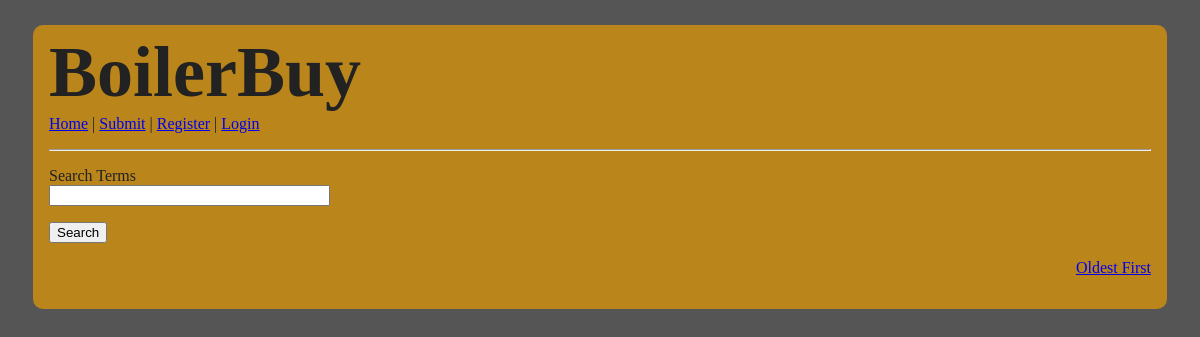
The app's page /index, older data.
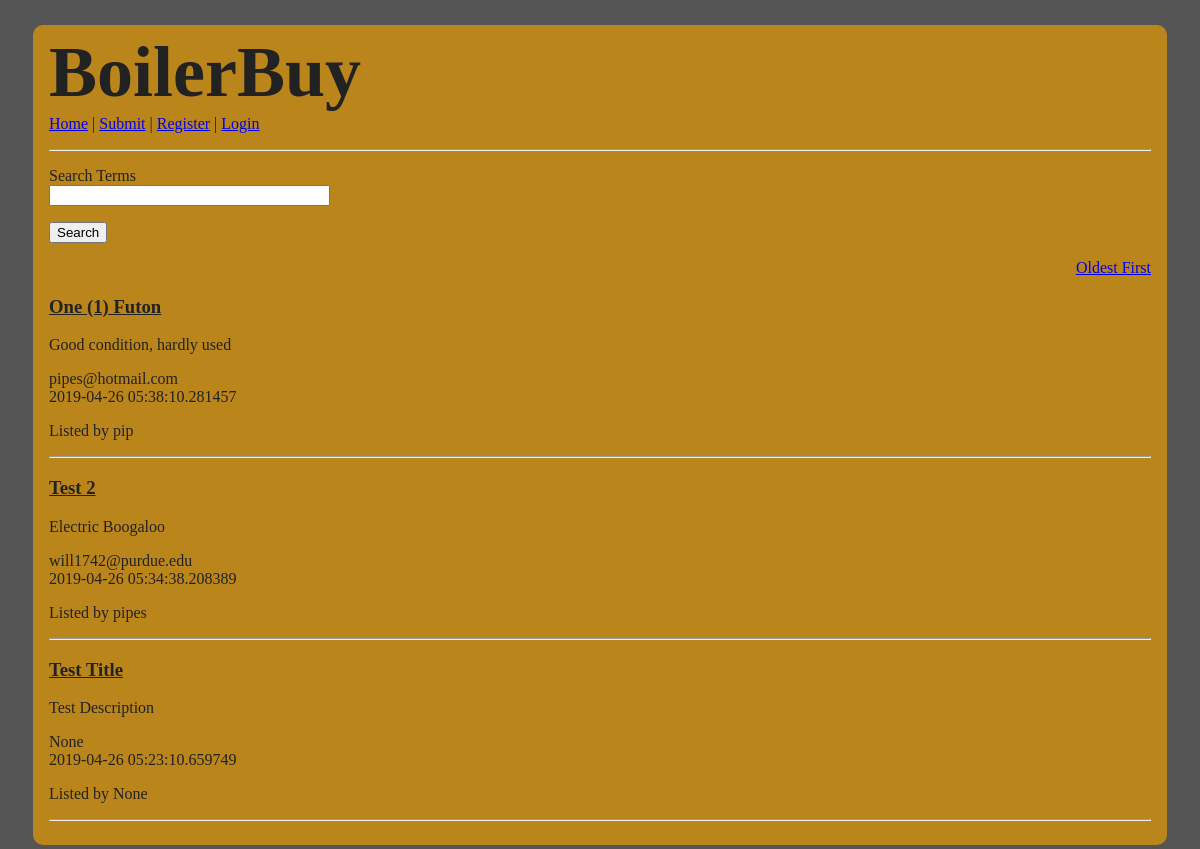
The same page, newer data.
### app/models.py (models this page shows, shortened)
class Post(db.Model):
    id = db.Column(db.Integer, primary_key=True)
    title = db.Column(db.String(128))
    body = db.Column(db.String(256))
    timestamp = db.Column(db.DateTime, index=True, default=datetime.utcnow)
    user_id = db.Column(db.Integer, db.ForeignKey('user.id'))
    uname = db.Column(db.String(64), index=True)
    contact = db.Column(db.String(128))

### app/routes.py (the view)
@app.route('/', methods=['GET', 'POST'])
@app.route('/index', methods=['GET', 'POST'])
def index():
    form = SearchForm()
    if form.term.data is not None:
        postings = Post.query.order_by(Post.id.desc()).filter_by(uname=form.term.data).all()
        return render_template('index.html', postings=postings, sort=1, form=form)
    postins =  Post.query.order_by(Post.id.desc()).all()
    return render_template('index.html', postings=postins, sort=1, form=form)

### app/forms.py
class SearchForm(FlaskForm):
    term = StringField('Search Terms')
    search = SubmitField('Search', validators=[DataRequired()])

### app/templates/index.html (shortened to what this page needs)
{% extends "base.html" %}
{% block content %}
<form action="" method="post" novalidate>
    <p>
        {{ form.term.label }}<br>
        {{ form.term(size=32) }}<br>
    </p>
    <p>{{ form.search() }}</p>
</form>
{% if sort %}
<p style="text-align: right;"><a href="{{ url_for('indexAsc') }}">Oldest First</a></p>
{% else %}
<p style="text-align: right;"><a href="{{ url_for('index') }}">Newest First</a></p>
{% endif %}
{% for post in postings %}
<div>
    <h3>{{ post.title }}</h3>
    <p>{{ post.body }}</p>
    <p>{{ post.contact }}<br>
    {{ post.timestamp }}</p>
    <p>Listed by {{ post.uname }}</p>
    <hr>
</div>
{% endfor %}
{% endblock %}

### app/templates/base.html (shortened to what this page needs)
<!DOCTYPE html>
<html lang="en">
  <head>
    <link rel="stylesheet" href="../static/style.css">
  </head>
  <body>
    <div id="format">
    <h1>BoilerBuy</h1>
    <p><a href="{{ url_for('index') }}">Home</a>  |  <a href="{{ url_for('submit') }}">Submit</a>  |  <a href="{{ url_for('register') }}">Register</a>  |  {% if current_user.is_anonymous %}<a href="{{ url_for('login') }}">Login</a>{% else %}<a href="{{ url_for('logout') }}">Logout</a>{% endif %}</p>
    <hr>
    {% block content %}{% endblock %}
    </div>
  </body>
</html>

### app/static/style.css (style rules this page uses)
body { background-color: #555555; padding: 0px; }
h1 { margin-bottom: -15px; margin-top: -10px; font-size: 72px; }
h3 { color: #222222; text-decoration: underline; }
#format { background-color: #ba851b; color: #222222; margin: 25px; padding: 16px; border-radius: 10px; }

Row changes from the older to the newer data that the page shows:
added Post: title "One (1) Futon", body "Good condition, hardly used", contact "pipes@hotmail.com", timestamp "2019-04-26 05:38:10.281457", uname "pip"
added Post: title "Test 2", body "Electric Boogaloo", contact "will1742@purdue.edu", timestamp "2019-04-26 05:34:38.208389", uname "pipes"
added Post: title "Test Title", body "Test Description", contact "None", timestamp "2019-04-26 05:23:10.659749", uname "None"
